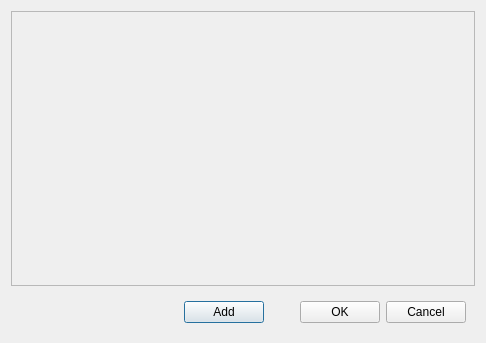
<?xml version="1.0" encoding="UTF-8"?>
<ui version="4.0">
 <class>NEParticleSectionDialog</class>
 <widget class="QDialog" name="NEParticleSectionDialog">
  <property name="geometry">
   <rect>
    <x>0</x>
    <y>0</y>
    <width>486</width>
    <height>343</height>
   </rect>
  </property>
  <property name="sizePolicy">
   <sizepolicy hsizetype="Minimum" vsizetype="Minimum">
    <horstretch>0</horstretch>
    <verstretch>0</verstretch>
   </sizepolicy>
  </property>
  <property name="windowTitle">
   <string>Dialog</string>
  </property>
  <layout class="QVBoxLayout" name="verticalLayout">
   <item>
    <widget class="QWidget" name="widget_2" native="true">
     <property name="sizePolicy">
      <sizepolicy hsizetype="Minimum" vsizetype="Minimum">
       <horstretch>0</horstretch>
       <verstretch>0</verstretch>
      </sizepolicy>
     </property>
     <layout class="QHBoxLayout" name="horizontalLayout_2">
      <property name="leftMargin">
       <number>0</number>
      </property>
      <property name="topMargin">
       <number>0</number>
      </property>
      <property name="rightMargin">
       <number>0</number>
      </property>
      <property name="bottomMargin">
       <number>0</number>
      </property>
      <item>
       <widget class="QScrollArea" name="scrollArea">
        <property name="widgetResizable">
         <bool>true</bool>
        </property>
        <widget class="QWidget" name="section">
         <property name="geometry">
          <rect>
           <x>0</x>
           <y>0</y>
           <width>466</width>
           <height>276</height>
          </rect>
         </property>
        </widget>
       </widget>
      </item>
     </layout>
    </widget>
   </item>
   <item>
    <widget class="QWidget" name="widget" native="true">
     <property name="sizePolicy">
      <sizepolicy hsizetype="Minimum" vsizetype="Minimum">
       <horstretch>0</horstretch>
       <verstretch>0</verstretch>
      </sizepolicy>
     </property>
     <layout class="QHBoxLayout" name="horizontalLayout">
      <item>
       <spacer name="horizontalSpacer">
        <property name="orientation">
         <enum>Qt::Horizontal</enum>
        </property>
        <property name="sizeHint" stdset="0">
         <size>
          <width>40</width>
          <height>20</height>
         </size>
        </property>
       </spacer>
      </item>
      <item>
       <widget class="QPushButton" name="addButton">
        <property name="text">
         <string>Add</string>
        </property>
       </widget>
      </item>
      <item>
       <spacer name="horizontalSpacer_2">
        <property name="orientation">
         <enum>Qt::Horizontal</enum>
        </property>
        <property name="sizeType">
         <enum>QSizePolicy::Fixed</enum>
        </property>
        <property name="sizeHint" stdset="0">
         <size>
          <width>30</width>
          <height>1</height>
         </size>
        </property>
       </spacer>
      </item>
      <item>
       <widget class="QPushButton" name="okButton">
        <property name="text">
         <string>OK</string>
        </property>
       </widget>
      </item>
      <item>
       <widget class="QPushButton" name="cancelButton">
        <property name="text">
         <string>Cancel</string>
        </property>
       </widget>
      </item>
     </layout>
    </widget>
   </item>
  </layout>
 </widget>
 <resources/>
 <connections/>
</ui>
